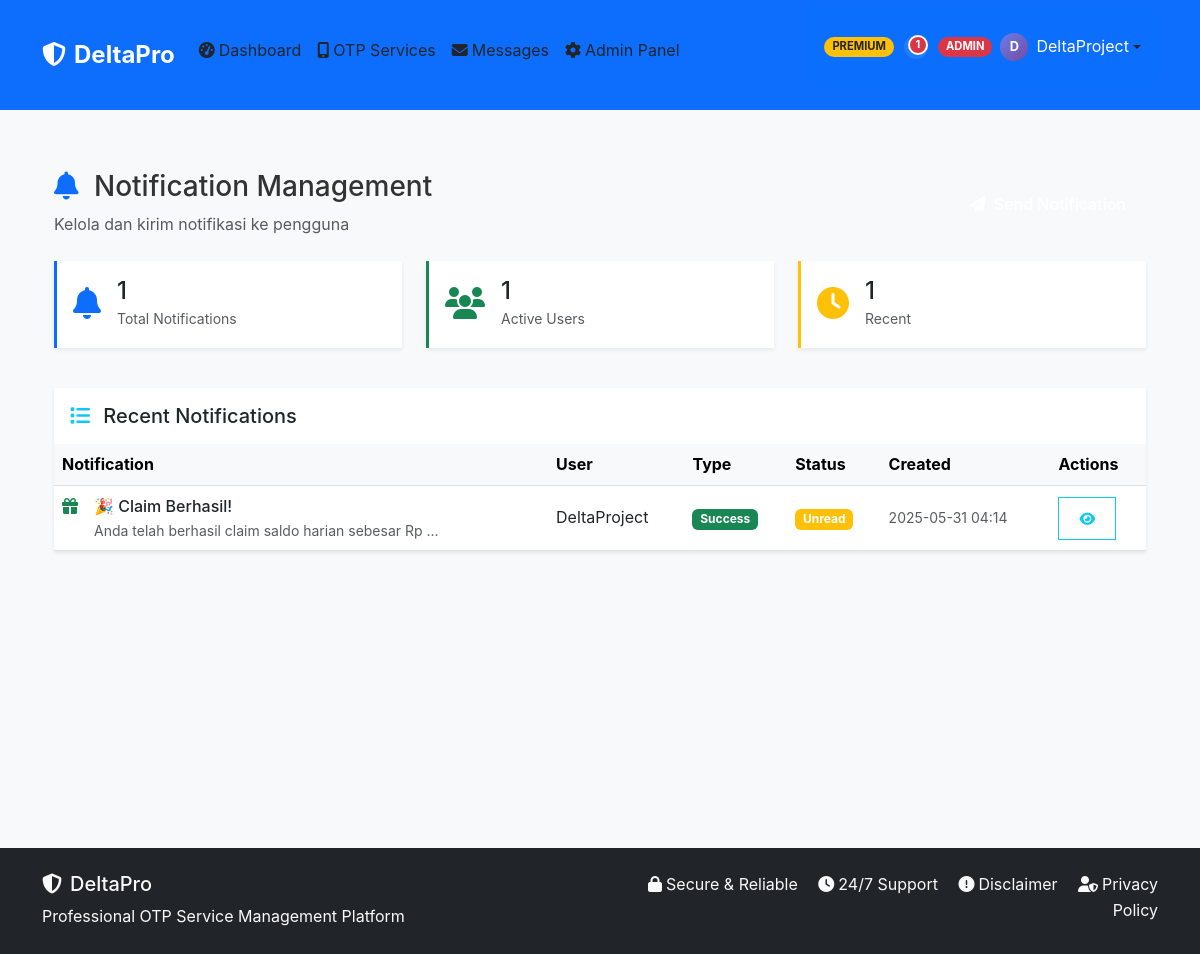
Page /admin/notifications (signed in) on the committed database.
### models.py (models this page shows, shortened)
class User(db.Model):
    __tablename__ = 'users'
    id = db.Column(db.String(36), primary_key=True, default=lambda: str(uuid.uuid4()))
    username = db.Column(db.String(80), unique=True, nullable=False)
    email = db.Column(db.String(120), unique=True, nullable=False)
    password_hash = db.Column(db.String(256), nullable=False)
    api_key = db.Column(db.String(64), unique=True, nullable=True)
    api_key_enabled = db.Column(db.Boolean, default=True)
    api_key_expiry = db.Column(db.DateTime, nullable=True)
    balance = db.Column(db.Float, default=0.0)
    is_premium = db.Column(db.Boolean, default=False)
    subscription_expiry = db.Column(db.DateTime, nullable=True)
    device_id = db.Column(db.String(128))
    ip_address = db.Column(db.String(45))
    last_login = db.Column(db.DateTime)
    login_method = db.Column(db.String(20), default='password')
    facebook_id = db.Column(db.String(50))
    is_admin = db.Column(db.Boolean, default=False, nullable=False)
    is_active = db.Column(db.Boolean, default=True, nullable=False)
    created_at = db.Column(db.DateTime, default=datetime.utcnow)
    updated_at = db.Column(db.DateTime, default=datetime.utcnow, onupdate=datetime.utcnow)
    otp_requests = db.relationship('OTPRequest', back_populates='user', lazy=True)
    messages_sent = db.relationship('Message', foreign_keys='Message.sender_id', back_populates='sender', lazy=True)
    messages_received = db.relationship('Message', foreign_keys='Message.recipient_id', back_populates='recipient', lazy=True)
    payments = db.relationship('Payment', foreign_keys='Payment.user_id', back_populates='user', lazy=True)
    verified_payments = db.relationship('Payment', foreign_keys='Payment.verified_by', back_populates='verifier', lazy=True)
    audit_logs = db.relationship('AuditLog', back_populates='user', lazy=True)

class Notification(db.Model):
    __tablename__ = 'notifications'
    id = db.Column(db.Integer, primary_key=True)
    user_id = db.Column(db.String(36), db.ForeignKey('users.id'), nullable=False)
    title = db.Column(db.String(200), nullable=False)
    message = db.Column(db.Text, nullable=False)
    type = db.Column(db.String(50), default='info')
    is_read = db.Column(db.Boolean, default=False, nullable=False)
    is_global = db.Column(db.Boolean, default=False, nullable=False)
    icon = db.Column(db.String(50), default='fa-bell')
    created_at = db.Column(db.DateTime, default=datetime.utcnow)
    read_at = db.Column(db.DateTime)
    expires_at = db.Column(db.DateTime)
    user = db.relationship('User', backref='notifications', lazy=True)

### routes.py (the view)
@app.route('/admin/notifications')
@admin_required
def admin_notifications():
    from models import Notification
    notifications = Notification.query.order_by(Notification.created_at.desc()).limit(100).all()
    users = User.query.filter_by(is_active=True).all()
    return render_template('admin/notifications.html',
                         notifications=notifications,
                         users=users)

### templates/admin/notifications.html (shortened to what this page needs)
{% extends "base.html" %}
{% block content %}
<div class="container-fluid py-4">
    <div class="row mb-4">
        <div class="col-12">
            <div class="d-flex justify-content-between align-items-center">
                <div>
                    <h1 class="h3 mb-2">
                        <i class="fas fa-bell text-primary me-2"></i>
                        Notification Management
                    </h1>
                    <p class="text-muted mb-0">Kelola dan kirim notifikasi ke pengguna</p>
                </div>
                <div>
                    <button class="btn btn-primary" data-bs-toggle="modal" data-bs-target="#sendNotificationModal">
                        <i class="fas fa-paper-plane me-2"></i>Send Notification
                    </button>
                </div>
            </div>
        </div>
    </div>
    <div class="row mb-4">
        <div class="col-md-4 mb-3">
            <div class="card border-0 shadow-sm border-start border-primary border-3">
                <div class="card-body">
                    <div class="d-flex align-items-center">
                        <div class="flex-shrink-0">
                            <i class="fas fa-bell text-primary fa-2x"></i>
                        </div>
                        <div class="ms-3">
                            <h4 class="mb-0">{{ notifications|length }}</h4>
                            <small class="text-muted">Total Notifications</small>
                        </div>
                    </div>
                </div>
            </div>
        </div>
        <div class="col-md-4 mb-3">
            <div class="card border-0 shadow-sm border-start border-success border-3">
                <div class="card-body">
                    <div class="d-flex align-items-center">
                        <div class="flex-shrink-0">
                            <i class="fas fa-users text-success fa-2x"></i>
                        </div>
                        <div class="ms-3">
                            <h4 class="mb-0">{{ users|length }}</h4>
                            <small class="text-muted">Active Users</small>
                        </div>
                    </div>
                </div>
            </div>
        </div>
        <div class="col-md-4 mb-3">
            <div class="card border-0 shadow-sm border-start border-warning border-3">
                <div class="card-body">
                    <div class="d-flex align-items-center">
                        <div class="flex-shrink-0">
                            <i class="fas fa-clock text-warning fa-2x"></i>
                        </div>
                        <div class="ms-3">
                            {% set recent_count = notifications|length if notifications else 0 %}
                            <h4 class="mb-0">{{ recent_count }}</h4>
                            <small class="text-muted">Recent</small>
                        </div>
                    </div>
                </div>
            </div>
        </div>
    </div>
    <div class="card border-0 shadow-sm">
        <div class="card-header bg-white border-0 py-3">
            <h5 class="card-title mb-0">
                <i class="fas fa-list text-info me-2"></i>
                Recent Notifications
            </h5>
        </div>
        <div class="card-body p-0">
            {% if notifications %}
                <div class="table-responsive">
                    <table class="table table-hover align-middle mb-0">
                        <thead class="table-light">
                            <tr>
                                <th>Notification</th>
                                <th>User</th>
                                <th>Type</th>
                                <th>Status</th>
                                <th>Created</th>
                                <th>Actions</th>
                            </tr>
                        </thead>
                        <tbody>
                            {% for notification in notifications %}
                            <tr>
                                <td>
                                    <div class="d-flex align-items-start">
                                        <i class="fas {{ notification.icon if notification.icon else 'fa-bell' }} text-{{ notification.type }} me-3 mt-1"></i>
                                        <div>
                                            <div class="fw-medium">{{ notification.title }}</div>
                                            <div class="text-muted small">{{ notification.message[:50] }}{% if notification.message|length > 50 %}...{% endif %}</div>
                                        </div>
                                    </div>
                                </td>
                                <td>
                                    {% if notification.is_global %}
                                        <span class="badge bg-primary">All Users</span>
                                    {% else %}
                                        {{ notification.user.username if notification.user else 'Unknown' }}
                                    {% endif %}
                                </td>
                                <td>
                                    <span class="badge bg-{{ notification.type }}">{{ notification.type.title() }}</span>
                                </td>
                                <td>
                                    {% if notification.is_read %}
                                        <span class="badge bg-success">Read</span>
                                    {% else %}
                                        <span class="badge bg-warning">Unread</span>
                                    {% endif %}
                                </td>
                                <td>
                                    <small class="text-muted">{{ notification.created_at.strftime('%Y-%m-%d %H:%M') if notification.created_at else 'N/A' }}</small>
                                </td>
                                <td>
                                    <button class="btn btn-sm btn-outline-info" onclick="viewNotification({{ notification.id }})">
                                        <i class="fas fa-eye"></i>
                                    </button>
                                </td>
                            </tr>
                            {% endfor %}
                        </tbody>
                    </table>
                </div>
            {% else %}
                <div class="text-center py-5">
                    <i class="fas fa-bell-slash text-muted mb-3" style="font-size: 3rem;"></i>
                    <h5 class="text-muted">No notifications sent yet</h5>
                    <p class="text-muted">Start by sending your first notification to users.</p>
                </div>
            {% endif %}
        </div>
    </div>
</div>
{% endblock %}

### templates/base.html (shortened to what this page needs)
<!DOCTYPE html>
<html lang="en">
<head>
    <link href="https://cdn.jsdelivr.net/npm/bootstrap@5.3.0/dist/css/bootstrap.min.css" rel="stylesheet" />
    <link href="https://cdnjs.cloudflare.com/ajax/libs/font-awesome/6.4.0/css/all.min.css" rel="stylesheet" />
    <link href="{{ url_for('static', filename='css/style.css') }}" rel="stylesheet" />
</head>
<body>
    <nav class="navbar navbar-expand-lg navbar-dark bg-primary fixed-top">
        <div class="container">
            <a class="navbar-brand fw-bold" href="{{ url_for('index') }}">
                <i class="fas fa-shield-alt me-2"></i>DeltaPro
            </a>
            <div class="collapse navbar-collapse" id="navbarNav">
                <ul class="navbar-nav me-auto">
                    {% if session.user_id %}
                        <li class="nav-item">
                            <a class="nav-link" href="{{ url_for('dashboard') }}">
                                <i class="fas fa-tachometer-alt me-1"></i>Dashboard
                            </a>
                        </li>
                        <li class="nav-item">
                            <a class="nav-link" href="{{ url_for('otp_services') }}">
                                <i class="fas fa-mobile-alt me-1"></i>OTP Services
                            </a>
                        </li>
                        <li class="nav-item">
                            <a class="nav-link" href="{{ url_for('messages') }}">
                                <i class="fas fa-envelope me-1"></i>Messages
                            </a>
                        </li>
                        {% if session.is_admin %}
                        <li class="nav-item">
                            <a class="nav-link" href="{{ url_for('admin_panel') }}">
                                <i class="fas fa-cog me-1"></i>Admin Panel
                            </a>
                        </li>
                        {% endif %}
                    {% endif %}
                </ul>
                <ul class="navbar-nav ms-auto align-items-center">
                    {% if session.user_id %}
                        <li class="nav-item dropdown">
                            {% set current_user = get_current_user() %}
                            <a class="nav-link dropdown-toggle d-flex align-items-center" href="#" role="button" data-bs-toggle="dropdown" aria-expanded="false" style="padding: 0.5rem 0.75rem;">
                                <div class="d-flex align-items-center">
                                    {% if current_user and current_user.is_premium %}
                                        <span class="badge bg-warning text-dark me-2" style="font-size: 0.7rem;">PREMIUM</span>
                                    {% endif %}
                                    <div class="notification-bell d-flex align-items-center justify-content-center me-2" onclick="toggleNotifications()" style="width: 28px; height: 28px; border-radius: 50%; cursor: pointer; transition: all 0.3s ease; background: rgba(255,255,255,0.1);">
                                        <span id="notificationBadge" class="notification-badge" style="display: none;">0</span>
                                    </div>
                                    {% if current_user and current_user.is_admin %}
                                        <span class="badge bg-danger text-white me-2" style="font-size: 0.7rem;">ADMIN</span>
                                    {% endif %}
                                    <div class="user-avatar d-flex align-items-center justify-content-center me-2" style="width: 32px; height: 32px; background: linear-gradient(135deg, #667eea 0%, #764ba2 100%); border-radius: 50%; color: white; font-weight: bold;">
                                        {% if current_user and current_user.username %}{{ current_user.username[0].upper() }}{% else %}U{% endif %}
                                    </div>
                                    <span class="d-none d-md-inline text-white">{% if current_user and current_user.username %}{{ current_user.username }}{% else %}User{% endif %}</span>
                                </div>
                            </a>
                        </li>
                    {% else %}
                        <li class="nav-item">
                            <a class="nav-link btn btn-outline-light rounded-pill px-3" href="{{ url_for('login') }}">
                                <i class="fas fa-sign-in-alt me-1"></i>Login
                            </a>
                        </li>
                    {% endif %}
                </ul>
            </div>
        </div>
    </nav>
    <main class="main-content" style="padding-top: 70px;">
        <div class="container">
            {% block content %}{% endblock %}
        </div>
    </main>
    <footer class="bg-dark text-light py-4 mt-5">
        <div class="container">
            <div class="row">
                <div class="col-md-6">
                    <h5><i class="fas fa-shield-alt me-2"></i>DeltaPro</h5>
                    <p class="mb-0">Professional OTP Service Management Platform</p>
                </div>
                <div class="col-md-6 text-md-end">
                    <p class="mb-0">
                        <i class="fas fa-lock me-1"></i>Secure & Reliable
                        <i class="fas fa-clock me-1"></i>24/7 Support
                        <a href="{{ url_for('disclaimer') }}" class="text-light text-decoration-none">
                            <i class="fas fa-exclamation-circle me-1"></i>Disclaimer
                        </a>
                        <a href="{{ url_for('privacy') }}" class="text-light text-decoration-none">
                            <i class="fas fa-user-shield me-1"></i>Privacy Policy
                        </a>
                    </p>
                </div>
            </div>
        </div>
    </footer>
</body>
</html>

### rows in the picture
User: username "D", username "DeltaProject"
Notification: title "🎉 Claim Berhasil!", message "Anda telah berhasil claim saldo harian sebesar Rp", user "DeltaProject", type "Success", is_read "Unread", created_at "2025-05-31 04:14"

### other values in the picture
{{ notifications|length }} "1"
{{ users|length }} "1"
{{ recent_count }} "1"
